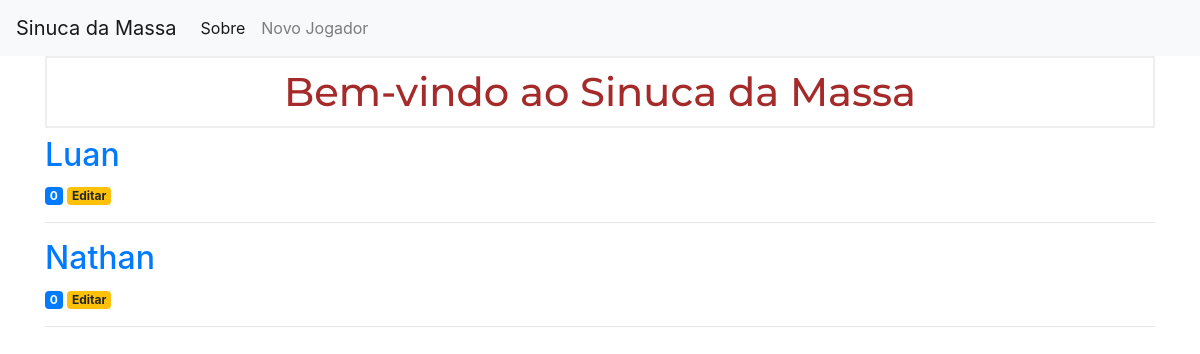
Before: / with the older database file.
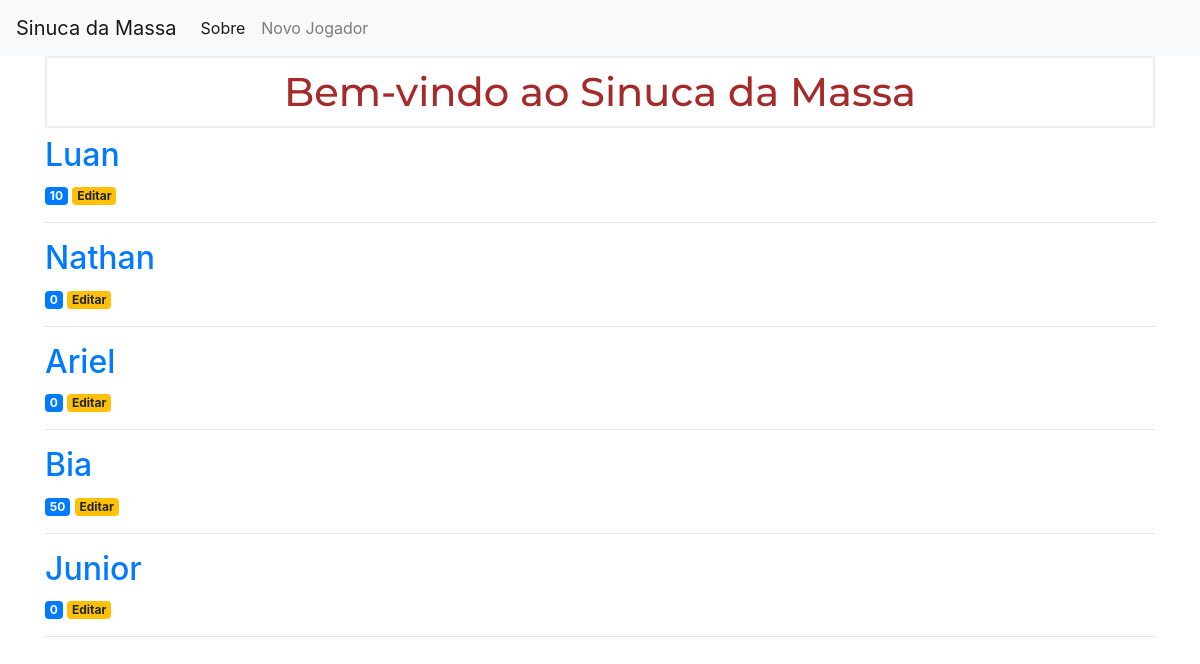
After: the same page with the newer database file.
### tables this page shows
CREATE TABLE players (
    id INTEGER PRIMARY KEY AUTOINCREMENT,
    player TEXT NOT NULL,
    score INTEGER NOT NULL
);

### main.py (the view)
@app.route('/')
def index():
    conn = get_db_connection()
    players = conn.execute('SELECT * FROM players').fetchall()
    conn.close()
    return render_template('index.html', players=players)

### main.py (called while the page is built)
def get_db_connection():
    conn = sqlite3.connect('database.db')
    conn.row_factory = sqlite3.Row
    return conn

### templates/index.html (shortened to what this page needs)
<!DOCTYPE html>
<html lang="pt-BR">
<head>
    <link rel="stylesheet" href="{{ url_for('static', filename= 'css/style.css') }}">
</head>
<body>
  {% extends 'base.html' %}
  {% block content %}
    <h1>{% block title %} Bem-vindo ao Sinuca da Massa {% endblock %}</h1>
    {% for player in players %}
      <a href="{{ url_for('player', player_id = player['id']) }}">
        <h2>{{ player['player'] }}</h2>
      </a>
      <span class="badge badge-primary">{{ player['score'] }}</span>
      <a href="{{ url_for('edit', id = player['id']) }}">
            <span class="badge badge-warning">Editar</span>
      </a>
      <hr>
    {% endfor %}
  {% endblock %}

### templates/base.html (shortened to what this page needs)
<!doctype html>
<html lang="pt-BR">
  <head>
    <link rel="stylesheet"href="https://stackpath.bootstrapcdn.com/bootstrap/4.3.1/css/bootstrap.min.css">
  </head>
  <body>
    <nav class="navbar navbar-expand-md navbar-light bg-light">
        <a class="navbar-brand" href="{{ url_for('index')}}">Sinuca da Massa</a>
        <div class="collapse navbar-collapse" id="navbarNav">
            <ul class="navbar-nav">
            <li class="nav-item active">
                <a class="nav-link" href="#">Sobre</a>
            </li>
            <li class="nav-item">
                <a class="nav-link" href="{{url_for('create')}}">Novo Jogador</a>
            </li>
            </ul>
        </div>
    </nav>
    <div class="container">
      {% block content %} {% endblock %}
    </div>
  </body>
</html>

### static/css/style.css (style rules this page uses)
h1 { border: 2px #eee solid; color: brown; text-align: center; font-family: 'Montserrat', sans-serif; padding: 10px; }

Changed rows visible on the page:
changed players "Luan": score "0" → "10"
added players: player "Ariel", score "0"
added players: player "Bia", score "50"
added players: player "Junior", score "0"
